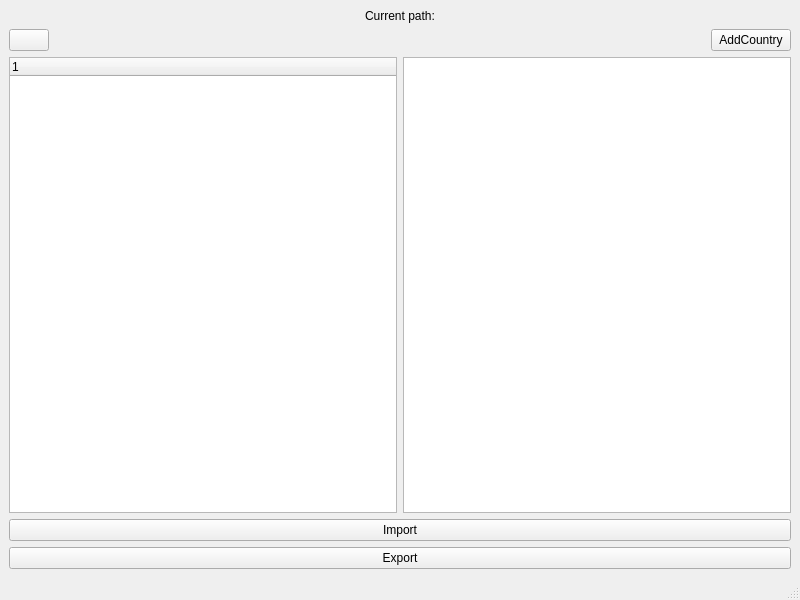
<?xml version="1.0" encoding="UTF-8"?>
<ui version="4.0">
 <class>MainWindow</class>
 <widget class="QMainWindow" name="MainWindow">
  <property name="geometry">
   <rect>
    <x>0</x>
    <y>0</y>
    <width>800</width>
    <height>600</height>
   </rect>
  </property>
  <property name="windowTitle">
   <string>MainWindow</string>
  </property>
  <widget class="QWidget" name="centralwidget">
   <layout class="QGridLayout" name="gridLayout">
    <item row="0" column="0">
     <widget class="QLabel" name="lb_current_path">
      <property name="text">
       <string>Current path:</string>
      </property>
      <property name="alignment">
       <set>Qt::AlignCenter</set>
      </property>
     </widget>
    </item>
    <item row="1" column="0">
     <layout class="QVBoxLayout" name="verticalLayout">
      <item>
       <layout class="QHBoxLayout" name="horizontalLayout">
        <item>
         <widget class="QPushButton" name="pb_show_hide">
          <property name="text">
           <string/>
          </property>
         </widget>
        </item>
        <item>
         <spacer name="horizontalSpacer_2">
          <property name="orientation">
           <enum>Qt::Horizontal</enum>
          </property>
          <property name="sizeHint" stdset="0">
           <size>
            <width>40</width>
            <height>20</height>
           </size>
          </property>
         </spacer>
        </item>
        <item>
         <widget class="QPushButton" name="pb_add_country">
          <property name="text">
           <string>AddCountry</string>
          </property>
         </widget>
        </item>
       </layout>
      </item>
      <item>
       <layout class="QHBoxLayout" name="horizontalLayout_2">
        <item>
         <widget class="QTreeWidget" name="treeWidget">
          <column>
           <property name="text">
            <string notr="true">1</string>
           </property>
          </column>
         </widget>
        </item>
        <item>
         <widget class="QListWidget" name="listWidget"/>
        </item>
       </layout>
      </item>
     </layout>
    </item>
    <item row="2" column="0">
     <layout class="QVBoxLayout" name="verticalLayout_2">
      <item>
       <widget class="QPushButton" name="pb_import">
        <property name="text">
         <string>Import</string>
        </property>
       </widget>
      </item>
      <item>
       <widget class="QPushButton" name="pb_export">
        <property name="text">
         <string>Export</string>
        </property>
       </widget>
      </item>
     </layout>
    </item>
   </layout>
  </widget>
  <widget class="QMenuBar" name="menubar">
   <property name="geometry">
    <rect>
     <x>0</x>
     <y>0</y>
     <width>800</width>
     <height>22</height>
    </rect>
   </property>
  </widget>
  <widget class="QStatusBar" name="statusbar"/>
 </widget>
 <resources/>
 <connections/>
</ui>
